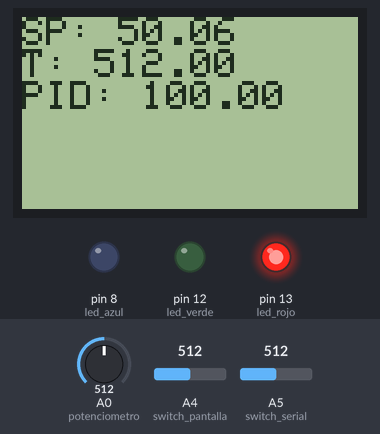
Bench run of a sketch on a simulated Arduino Uno, built with avr-gcc and run on an emulated ATmega328P. Parts: 84×48 one-colour display, output pins drawn as LEDs (lit = HIGH). Inputs (shaded band) come from the test bench; at power-on: A0 (potenciometro) = 512, A4 (switch_pantalla) = 512, A5 (switch_serial) = 512.

Above: at 1.2 s.
1.3 s: A0 (potenciometro) set to 386
At 1.7 s:
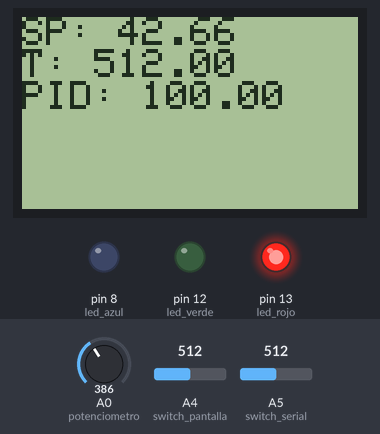
2.8 s: A0 (potenciometro) set to 357
At 4.0 s:
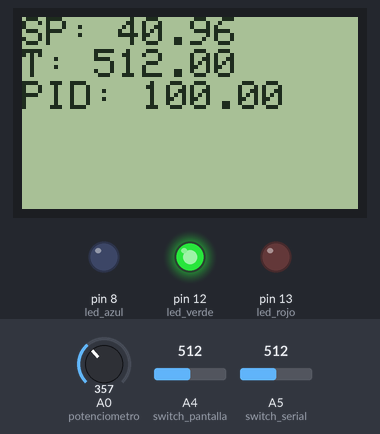
4.3 s: A0 (potenciometro) set to 183
At 5.2 s:
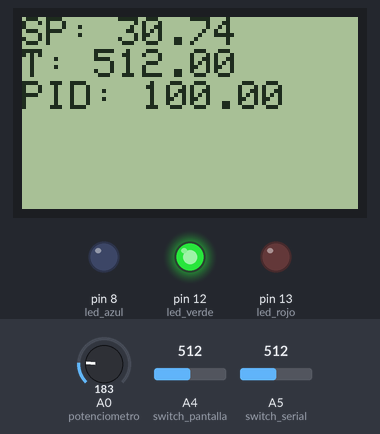
5.8 s: A0 (potenciometro) set to 158
At 6.4 s:
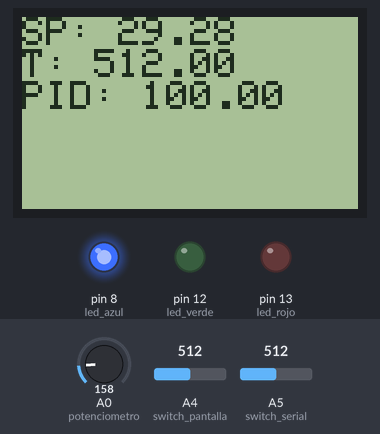
7.3 s: A4 (switch_pantalla) set to 716
At 8.5 s:
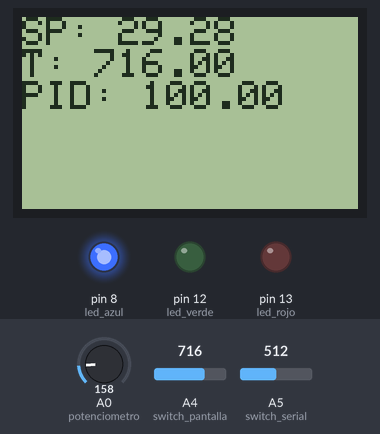
8.8 s: A4 (switch_pantalla) set to 900
At 9.9 s:
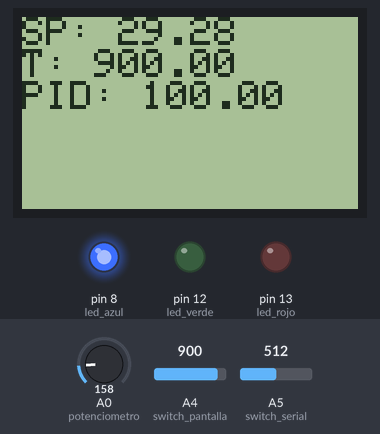
Timing chart, 0 to 11.3 s (numbered marks = the images above; inputs shaded):
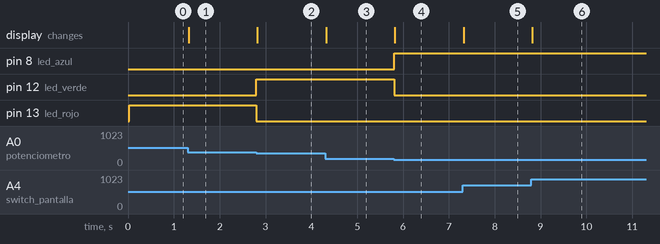

Measured:
- the behaviour switches between 375 and 374 on A0 (potenciometro) (found by bisection; images 1 and 2)
- the behaviour switches between 171 and 170 on A0 (potenciometro) (found by bisection; images 3 and 4)
- after the input at 1.3 s, the display: changes at once (image 1)
- after the input at 2.8 s, pin 12 (led_verde): LOW → HIGH at once; pin 13 (led_rojo): HIGH → LOW at once; the display: changes at once (image 2)
- after the input at 4.3 s, the display: changes at once (image 3)
- after the input at 5.8 s, pin 8 (led_azul): LOW → HIGH at once; pin 12 (led_verde): HIGH → LOW at once; the display: changes at once (image 4)
- after the input at 7.3 s, the display: changes at once (image 5)
- after the input at 8.8 s, the display: changes at once (image 6)

The sketch:

incubadora.ino
```cpp
/*
Universidad de Costa Rica
Escuela de Ingenieria Electrica

IE-0624 Laboratorio de Microcontroladores

incubadora.ino

Autores: Jonathan Rodriguez Hernandez <jonathan.rodriguezhernandez@ucr.ac.cr>.
         Diego José Acosta Obando <diego.acostaobando@ucr.ac.cr>
Carnets: B76490.
         C00041.
Fecha: 8/5/2024.

Descripcion:
  Contiene el codigo necesario para desarrollar una incubadora de huevos automatica basada en el Arduino UNO
  Sensa la temperatura cuyo rango deseado de operacion es de [30,42] C
  Visualiza la temperatura en una pantalla LCD PCD8544
  Incluye la funcion de comunicacion con una PC para guardar un registro de estos datos en un archivo de
  texto plano
*/

// Falta switch de comunicacion serial, funcion de comunicacion serial y configuracion del controlador PID

// Imports
#include <PCD8544.h> // Para utilizar la pantalla LCD PCD8544
#include <PID_v1.h> // Para implementar el controlador PID


// Declaracion de variables globales
// Pines de entrada analogica
int potenciometro   = 0; // Potenciometro conectado al PIN A0
int switch_pantalla = 4; // Pin para el switch de encendidio de la pantalla conectado al pin A4
int switch_serial   = 5; // Pin para el switch de comunicacion serial conectado al pin A5

// Pines de salida digital
int led_azul  = 8;  // Led azul conectado al pin D8
int led_verde = 12; // Led verde conectado al pin D12
int led_rojo  = 13; // Led rojo conectado al pin D13

// Variables de lectura de los pines
int leer_potenciometro;
int leer_switch_pantalla;
int leer_switch_serial;

// Pantalla LCD
PCD8544 lcd; //Instancia de la pantalla LCD
int modo_lcd; // Modo de operacion de la pantalla LCD, encendidio o apagado
int modo_serial; // Modo de operacion de la comunicacion serial, encendidio o apagado

// Controlador PID
float setpoint; // Temperatura deseada en C, punto de operacion
float input; // Temperatura actual en C
float output; // Salida del controlador PID, senal de control

// Declaracion de funciones propias
/*
∗ Esta funcion simula la planta/proceso
∗ @param Q: Entrada de calor en Watts (o J/s). Para convertir la salida en temperatura del control PID(Output) puede utilizar:
∗ float TempWatts = (int)Output ∗ 20.0 / 255;
∗ @return T: Temperatura de salida en la planta
*/
float simPlanta(float Q) {
  // simula un bloque de aluminio de 1x1x2cm con un calentador y con enfreamiento pasivo
  // float C = 237; // W/mK coeficiente de conductividad termica para el Aluminio
  float h     = 5;    // W/m2K coeficiente de conveccion termica para el Aluminio
  float Cps   = 0.89; // J/gC
  float area  = 1e-4; // m2 area por conveccion
  float masa  = 10 ;  // g
  float Tamb  = 25;   // Temperatura ambiente en C
  static float T = Tamb; // Temperatura en C
  static uint32_t last = 0;
  uint32_t interval = 100; // ms
  if ( millis () - last >= interval) {
    last += interval;
    // 0−transferencia de calor
    T = T + Q * interval / 1000 / masa / Cps - (T - Tamb) * area * h;
  }
  return T;
}

// Funcion lectura de  potenciometro
float leer_pot(){
  // Se debe convertir la tension medida a una temperatura en C
  // Temperatura de operacion en el rango [20, 80] C
  float lectura = analogRead(potenciometro); // Leer la tension del potenciometro
  // Se normiliza la tension a un rango de [0, 1]
  float lectura_maxima = 1022.0; // Valor maximo de la lectura
  float lectura_normalizada = lectura/lectura_maxima; // Normalizar la lectura
  float setpoint_min = 20.0; // Temperatura minima de operacion
  float setpoint_max = 80.0; // Temperatura maxima de operacion
  float setpoint = setpoint_min + (setpoint_max - setpoint_min)*lectura_normalizada; // setpoint en el rango [20, 80] C

  return setpoint;
}

// Funcion de encedido de luces LED segun la temperatura sensada en el rango [30,42] C
void encedido_leds(float input){
  if(input<30){ // Temperatura menor a 30 C
    digitalWrite(led_azul, HIGH); // Encender el led azul
    digitalWrite(led_verde, LOW);
    digitalWrite(led_rojo, LOW);
  }
  else if(input>=30 && input<=42){ // Temperatura en el rango [30,42] C
    digitalWrite(led_azul, LOW);
    digitalWrite(led_verde, HIGH); // Encender el led verde
    digitalWrite(led_rojo, LOW);
  }
  else if(input>42){ // Temperatura mayor a 42 C
    digitalWrite(led_azul, LOW);
    digitalWrite(led_verde, LOW);
    digitalWrite(led_rojo, HIGH); // Encender el led rojo
  }
  else{ // Apagar todos los leds
    digitalWrite(led_azul, LOW);
    digitalWrite(led_verde, LOW);
    digitalWrite(led_rojo, LOW);
  }
}

// Funcion para mostrar la informacion en la pantalla LCD
void pantalla_lcd(float setpoint, float input, float output, float modo) {
  // Funcion de encedido de la pantalla LCD
  if(modo == 0){ // Modo de operacion de la pantalla LCD
    lcd.setPower(LOW); // Apagar la pantalla LCD
  }
  else{
    lcd.setPower(HIGH); // Enciende la pantalla LCD

    lcd.setCursor(0, 0); // Escribe en la linea 0
    lcd.print("SP: "); // Temperatura de operaci´on
    lcd.print(setpoint);

    lcd.setCursor(0, 1); // Escribe en la linea 1
    lcd.print("T: "); // Temperatura sensada
    lcd.print(input);

    lcd.setCursor(0, 2); // Escribe en la linea 2
    lcd.print("PID: "); // Salida del controlador PID
    lcd.print(output);
  }
}

// Funcion de comunicacion serial
void comunicacion_serial(int modo_serial){
  // Falta implementar
  if (modo_serial == 1) {
    Serial.print("Setpoint: ");
    Serial.print(setpoint);
    Serial.print(", Temperatura Actual: ");
    Serial.print(input);
    Serial.print(", Salida PID: ");
    Serial.println(output);
  }
}

// Inicializacion / Configuracion de perifericos
void setup() {
  // put your setup code here, to run once:
  lcd.begin(); // Iniciar la pantalla LCD

  //Serial.begin(115200); // Open serial communications and wait for port to open:

  // Los pines analogicos se configuran automaticamente como entradas
  // Los pines digitales se configuran con pinmode().
  pinMode(led_azul, OUTPUT);
  pinMode(led_verde, OUTPUT);
  pinMode(led_rojo,   OUTPUT);
}

void loop() {
  // put your main code here, to run repeatedly:
  //leer_potenciometro = analogRead(potenciometro); // Leer el valor del potenciometro
  leer_switch_pantalla = analogRead(switch_pantalla); // Leer el estado del switch de la pantalla
  leer_switch_serial   = analogRead(switch_serial); // Leer el estado del switch de la comunicacion serial

  // Valores de prueba
  setpoint = leer_pot(); // Temperatura deseada en C
  input = leer_switch_pantalla; // Temperatura actual en C
  output = 100; // Salida del controlador PID en W

  // Se prueban las funciones
  encedido_leds(setpoint);
  pantalla_lcd(setpoint, input, output, leer_switch_pantalla);
  comunicacion_serial(leer_switch_serial);
}
```
